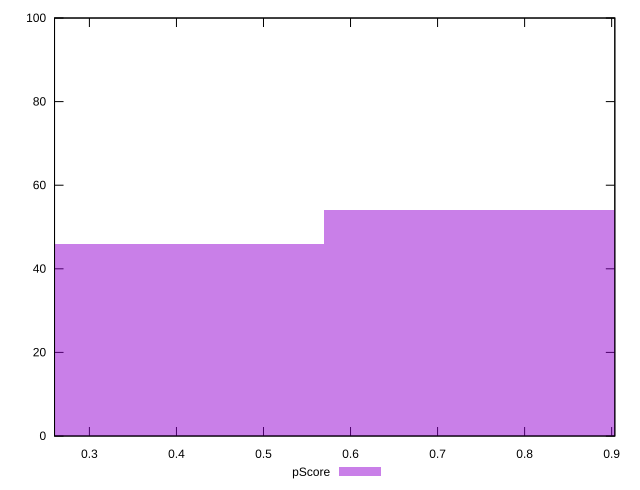

Recreate this plot in gnuplot.
reset

$pScore <<EOF
0.37966019202377127 46
0.7593203840475425 54
EOF

set key outside below
set boxwidth 0.37966019202377127
set xrange [0.2599335486146328:0.9036404938978805]
set yrange [0:100]
set trange [0:100]
set style fill transparent solid 0.5 noborder
set terminal svg size 640, 490 enhanced background rgb 'white'
set output "report_00015_2021-02-09T16-11-33.973Z/bootup-time/samples/pages/pScore/histogram.svg"

plot $pScore title "pScore" with boxes

reset
